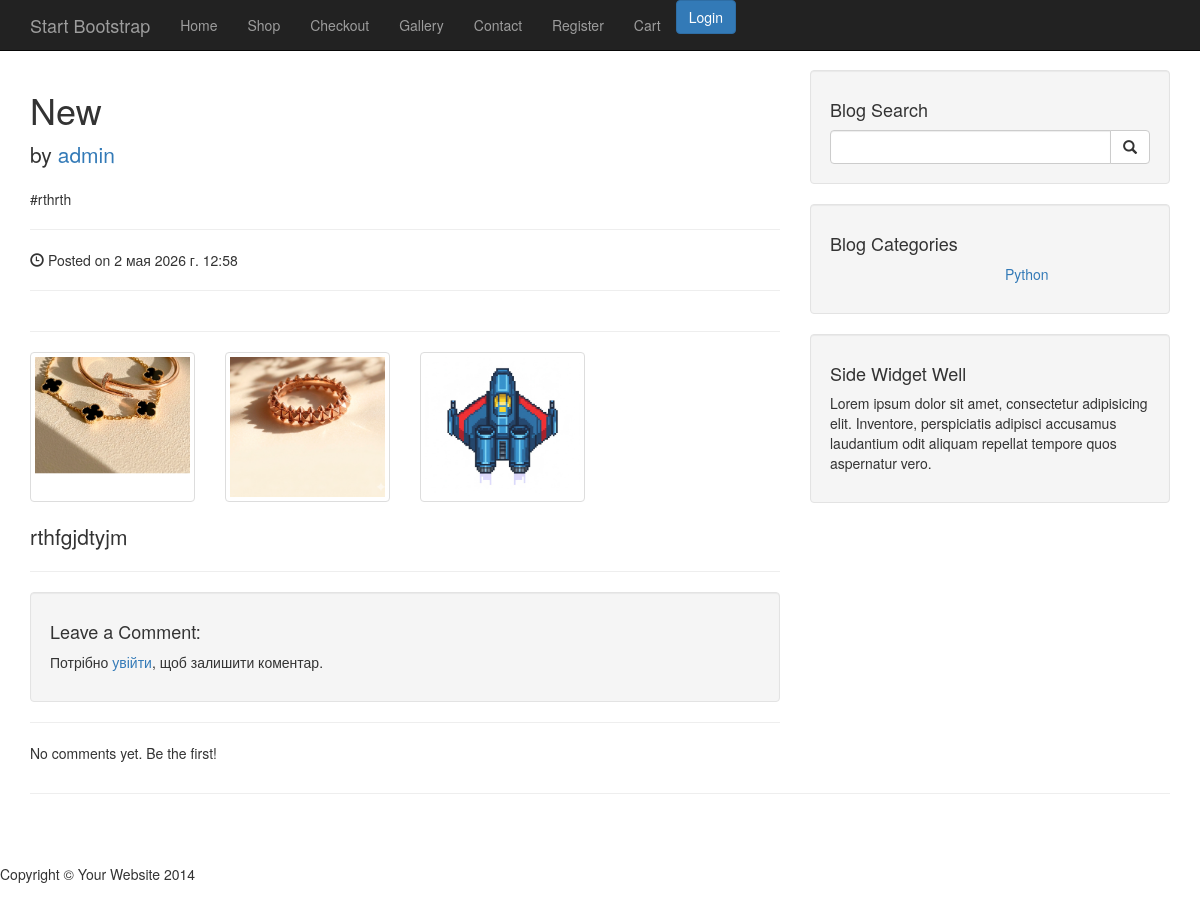
The app's page /post/new/ with its own data.
### blog/models.py (models this page shows, shortened)
class Post(models.Model):
    title = models.CharField(max_length=30, verbose_name = "Заголовок")
    content = models.TextField(verbose_name = "Опис")
    slug = models.SlugField(max_length=120, unique=True)
    published_date = models.DateTimeField(auto_created=True, verbose_name = "Дата публікаціїї")
    category = models.ForeignKey(Category, on_delete=models.CASCADE, verbose_name = "Категорія")
    user = models.ForeignKey(User, on_delete=models.CASCADE, verbose_name = "Автор")
    tags = models.ManyToManyField(Tag, blank=True, verbose_name = "Тег")
    image = models.URLField(default='https://www.shutterstock.com/image-vector/default-ui-image-placeholder-wireframes-600nw-1037719192.jpg')
    class Meta:
        verbose_name = "Новина"
        verbose_name_plural = "Новини"

class Tag(models.Model):
    name = models.CharField(max_length=30, verbose_name = "Тег")
    slug = models.SlugField(max_length=120, unique=True)
    class Meta:
        verbose_name = "Тег"
        verbose_name_plural = "Теги"

class PostImage(models.Model):
    image = models.ImageField(upload_to='gallery/')
    thumbnail = models.ImageField(upload_to='gallery/thumbnails/', blank=True)
    post = models.ForeignKey(Post, on_delete=CASCADE, related_name='images')

class Category(models.Model):
    name = models.CharField(max_length=100, verbose_name = "Назва")
    slug = models.SlugField(max_length=120, unique=True)
    def __str__(self):
        return self.name
    class Meta:
        verbose_name = "Категорія"
        verbose_name_plural = "Категорії"

### blog/views.py (the view)
# urls.py: path('post/<slug:slug>/', views.post, name="post"),
def post(request, slug=None):
    post = get_object_or_404(Post, slug=slug)
    comments = post.comments.all().order_by('-published_date')
    if request.method == 'POST':
        form = CommentForm(request.POST)
        if form.is_valid():
            new_comment = form.save(commit=False)
            new_comment.post = post
            new_comment.published_date = now()
            new_comment.save()
            form.save_m2m()
            messages.success(request, 'Comment created successfully')
            return redirect('post', slug=post.slug)
    else:
        form = CommentForm()
    context = {'post': post, 'comments': comments, "form": form}
    context.update(get_category())
    return render(request,'blog/post.html', context)

### blog/forms.py
class CommentForm(forms.ModelForm):
    class Meta:
        model = Comment
        fields = ('comment',)

### blog/views.py (called while the page is built)
def get_category():
    all = Category.objects.all()
    count = all.count()
    return {'cat1': all[:count // 2], 'cat2': all[count // 2:]}

### shop/context_processors.py (called while the page is built)
def categorys_processor(request):
    categories = Category.objects.all()
    return {'categories': categories}

### templates/blog/post.html (shortened to what this page needs)
{% extends "layout/main_layout.html" %}
{% block content %}
                <h1>{{ post.title }}</h1>
                <p class="lead">
                    by <a href="#">{{ post.user }}</a>
                </p>
<p>
        {% for tag in post.tags.all %}
            <span>#{{ tag.name }}</span>
        {% empty %}
        <span>No tags yet</span>
        {% endfor %}
    </p>
                <hr>
                <p><span class="glyphicon glyphicon-time"></span> Posted on {{ post.published_date }}</p>
                <hr>
                <hr>
                <div class="row">
                    {% for img_obj in post.images.all %}
                        <div class="col-xs-6 col-md-3 mb-4">
                            <a href="{{ img_obj.image.url }}" target="_blank">
                                <img src="{{ img_obj.image.url }}" class="img-responsive img-thumbnail gallery-img" alt="Gallery image">
                            </a>
                        </div>
                    {% endfor %}
                </div>
                <p class="lead">{{ post.content }}</p>
                <hr>
<div class="well">
    <h4>Leave a Comment:</h4>
    {% if user.is_authenticated %}
        <form method="post" action="{% url 'create_comment' slug=post.slug %}">
    {% csrf_token %}
    <div class="form-group">
        {{ form.comment }}
    </div>
    <button type="submit" class="btn btn-primary">Submit</button>
</form>
    {% else %}
        <p>Потрібно <a href="{% url 'login' %}">увійти</a>, щоб залишити коментар.</p>
    {% endif %}
</div>
<hr>
{% for comment in comments %}
    <div class="media">
        <a class="pull-left" href="#">
            <img class="media-object" src="http://placehold.it/64x64" alt="">
        </a>
        <div class="media-body">
            <h4 class="media-heading">
            </h4>
            <p>{{ comment.user }}:</p>
            {{ comment.comment }}
            <p>{{ comment.published_date }}</p>
        </div>
    </div>
    <hr>
{% empty %}
    <p>No comments yet. Be the first!</p>
{% endfor %}
{% endblock %}

### templates/layout/main_layout.html (shortened to what this page needs)
{% extends "base.html" %}
{% block main %}
    <div class="container">
        <div class="row">
            <div class="col-md-8">
                {% block content%}
                {% endblock %}
            </div>
            <div class="col-md-4">
                <div class="well">
                    <h4>Blog Search</h4>
                    <form class="input-group" method="GET" action="{% url 'search' %}">
                        <input type="search" name="query" class="form-control">
                        <span class="input-group-btn">
                            <button class="btn btn-default" type="submit">
                                <span class="glyphicon glyphicon-search"></span>
                        </button>
                        </span>
                    </form>
                </div>
                <div class="well">
                    <h4>Blog Categories</h4>
                    <div class="row">
                        <div class="col-lg-6">
                        </div>
                        <div class="col-lg-6">
                            <ul class="list-unstyled">
                                {% for c in cat2 %}
                                <li><a href="{% url 'category' slug=c.slug %}">{{ c }}</a>
                                </li>
                                {% endfor %}
                            </ul>
                        </div>
                    </div>
                </div>
                <div class="well">
                    <h4>Side Widget Well</h4>
                    <p>Lorem ipsum dolor sit amet, consectetur adipisicing elit. Inventore, perspiciatis adipisci accusamus laudantium odit aliquam repellat tempore quos aspernatur vero.</p>
                </div>
            </div>
        </div>
        <hr>
    </div>
{% endblock %}

### static/blog/css/blog-home.css (style rules this page uses)
body { padding-top: 70px; }

### templates/blog/post.html (style rules this page uses)
.gallery-img { height: 150px; width: 100%; object-fit: cover; transition: transform 0.3s ease; cursor: pointer; }
.mb-4 { margin-bottom: 20px; }

### records on screen
Post: title "New", user "admin", published_date "2 мая 2026 г. 12:58", content "rthfgjdtyjm"
Tag: name "rthrth"
PostImage: image (picture)
PostImage: image (picture)
PostImage: image (picture)
Category: name "Python"
